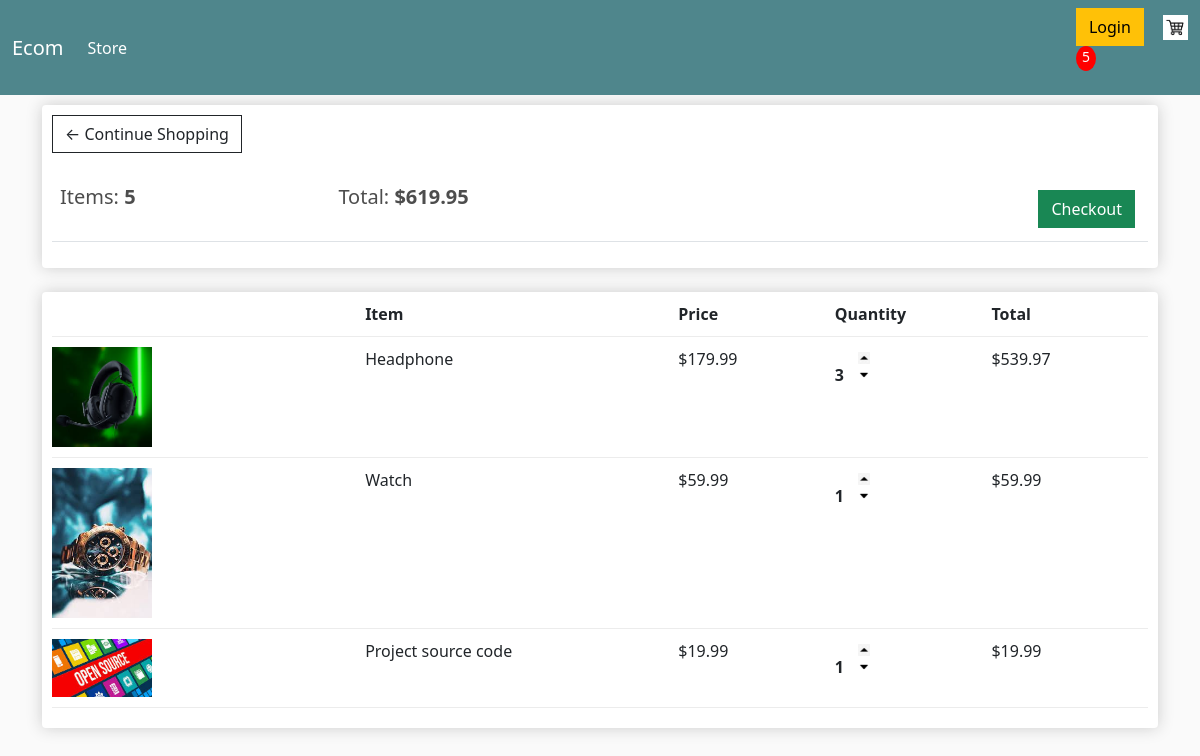
The app's page /cart/ (signed in) with its own data.
### store/models.py (models this page shows, shortened)
class Order(models.Model):
    customer = models.ForeignKey(Customer, on_delete=models.SET_NULL, blank=True, null=True)
    date_ordered = models.DateTimeField(auto_now_add=True)
    complete = models.BooleanField(default=False, null=True, blank=False)
    transcation_id = models.CharField(max_length=200, null=True)
    @property
    def get_cart_total(self):
        orderitems = self.orderitem_set.all()
        total = sum([item.get_total for item in orderitems])
        return total
    @property
    def get_cart_items(self):
        orderitems = self.orderitem_set.all()
        total = sum([item.quantity for item in orderitems])
        return total

class OrderItem(models.Model):
    product = models.ForeignKey(Product, on_delete=models.SET_NULL, blank=True, null=True)
    order = models.ForeignKey(Order, on_delete=models.SET_NULL, blank=True, null=True)
    quantity = models.IntegerField(default=0, null=True, blank=True)
    date_added = models.DateTimeField(auto_now_add=True)
    @property
    def get_total(self):
        total = self.product.price * self.quantity
        return total

class Product(models.Model):
    name= models.CharField(max_length=200, null=True)
    price = models.DecimalField(max_digits=7, decimal_places=2)
    digital = models.BooleanField(default=False, null=True, blank=False)
    image = models.ImageField(null=True, blank=True)
    @property
    def imageURL(self):
        try:
            url = self.image.url
        except:
            url= ""
        return url

### store/views.py (the view)
# urls.py: path('cart/', views.cart, name= "cart"),
def cart(request):
    data = cartData(request)
    cartItems = data['cartItems']
    order = data['order']
    items = data['items']
    context = {'items':items, 'order':order, 'cartItems':cartItems}
    return render (request, 'store/cart.html', context)

### store/utils.py (called while the page is built)
def cartData(request):
    if request.user.is_authenticated:
        customer = request.user.customer
        order, created = Order.objects.get_or_create(customer=customer, complete=False)
        items = order.orderitem_set.all()
        cartItems = order.get_cart_items
    else:
        cookieData = cookieCart(request)
        cartItems = cookieData['cartItems']
        order = cookieData['order']
        items = cookieData['items']
    return{'cartItems': cartItems, 'order':order, 'items':items}

### store/templates/store/cart.html
{% extends 'store/main.html' %}
{% load static %}
{% block content %}
<div class="row">
    <div class="col-lg-12">
        <div class="box-element">
            <a class="btn btn-outline-dark" href="{% url 'store' %}">&#8592; Continue Shopping</a>
            <br>
            <br>
            <table class="table">
                <tr>
                    <th><h5>Items: <strong>{{order.get_cart_items}}</strong></h5></th>
                    <th><h5>Total: <strong>${{order.get_cart_total|floatformat:2}}</strong></h5></th>
                    <th>
                        <a style="float:right; margin:5px" class="btn btn-success" href="{% url 'checkout' %}">Checkout</a>
                    </th>
                </tr>
            </table>
        </div>
        <br>
        <div class="box-element">
            <div class="cart-row">
                <div style="flex:2" ></div>
                <div style="flex:2"><strong>Item</strong></div>
                <div style="flex:1"><strong>Price</strong></div>
                <div style="flex:1"><strong>Quantity</strong></div>
                <div style="flex:1"><strong>Total</strong></div>
            </div>
            {% for item in items %}
            <div class="cart-row">
                <div style="flex:2" ><img class="row-image"  src="{{item.product.imageURL}}"></div>
                <div style="flex:2">{{item.product.name}}</div>
                <div style="flex:1">${{item.product.price|floatformat:2}}</div>
                <div style="flex:1">
                    <p class="quantity">{{item.quantity}}</p>
                    <div class="quantity">
                        <img data-product={{item.product.id}} data-action="add" class="chg-quantity update-cart" src="{% static 'images/arrow-up.png' %}">
                        <img  data-product={{item.product.id}} data-action="remove" class="chg-quantity update-cart" src="{% static 'images/arrow-down.png' %}">
                    </div>
                </div>
                <div style="flex:1">${{item.get_total}}</div>
            </div>
            {% endfor %}
        </div>
    </div>
</div>
{% endblock %}

### static/css/main.css (style rules this page uses)
body { background-color: hsl(0, 0%, 98%); }
h1,h2,h3,h4,h5,h6 { color:hsl(0, 0%, 30%); }
.box-element { box-shadow:hsl(0, 0%, 80%) 0 0 16px; background-color: #fff; border-radius: 4px; padding: 10px; }
.col-lg-4, .col-lg-6, .col-lg-8, .col-lg-12 { margin-top: 10px; }
.btn { border-radius: 0; }
.row-image { width: 100px; }
.cart-row { display: flex; align-items: flex-stretch; padding-bottom: 10px; margin-bottom: 10px; border-bottom: 1px solid #ececec; }
.quantity { display: inline-block; font-weight: 700; padding-right:10px; }
.chg-quantity { width: 12px; cursor: pointer; display: block; margin-top: 5px; transition:.1s; }

### records on screen
Order: get_cart_items "5", get_cart_total "619.95"
OrderItem: product.imageURL (picture), product.name "Headphone", product.price "179.99", quantity "3", get_total "539.97"
OrderItem: product.imageURL (picture), product.name "Watch", product.price "59.99", quantity "1", get_total "59.99"
OrderItem: product.imageURL (picture), product.name "Project source code", product.price "19.99", quantity "1", get_total "19.99"

### other values on screen
{{ cartItems }} "5"
